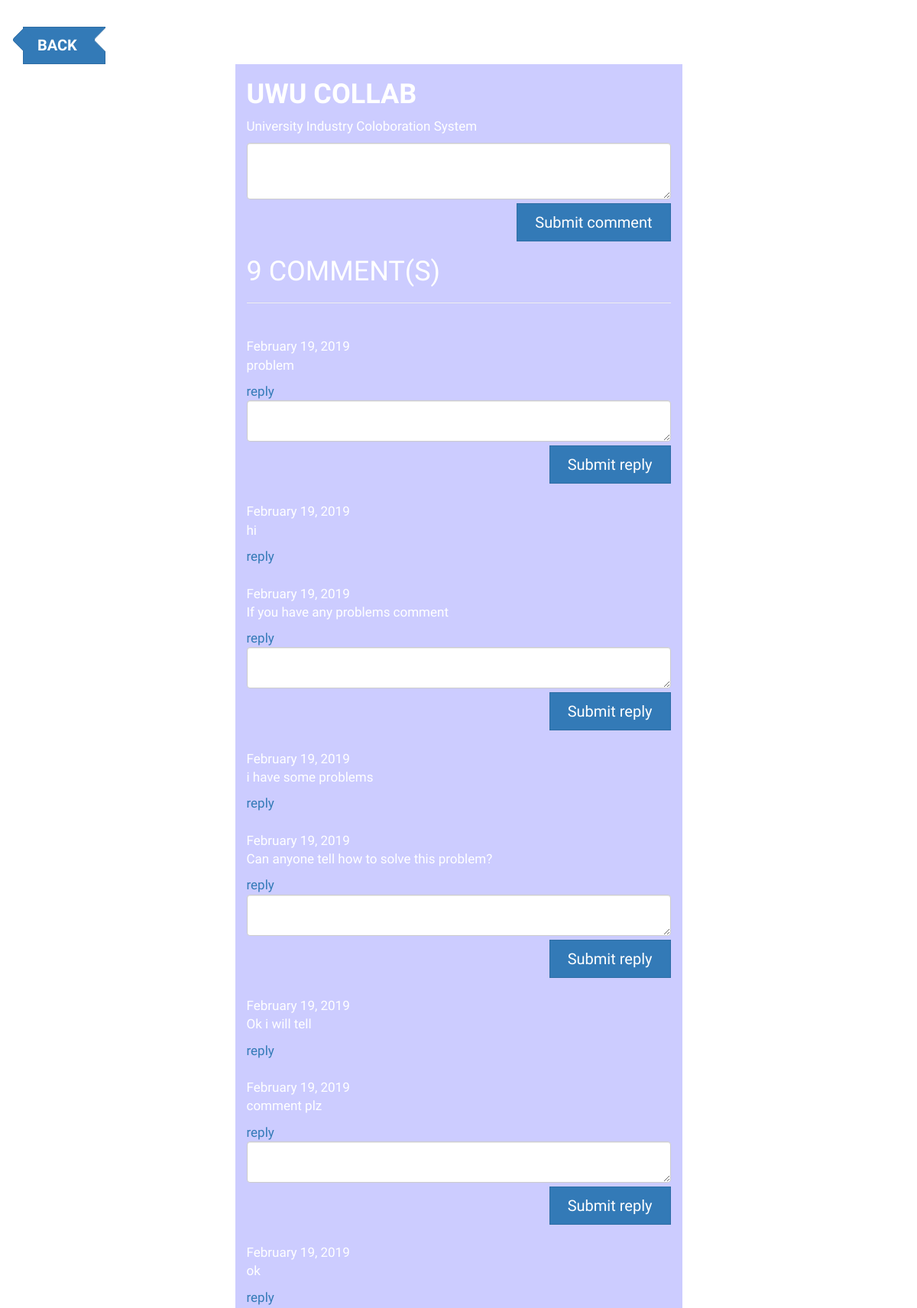
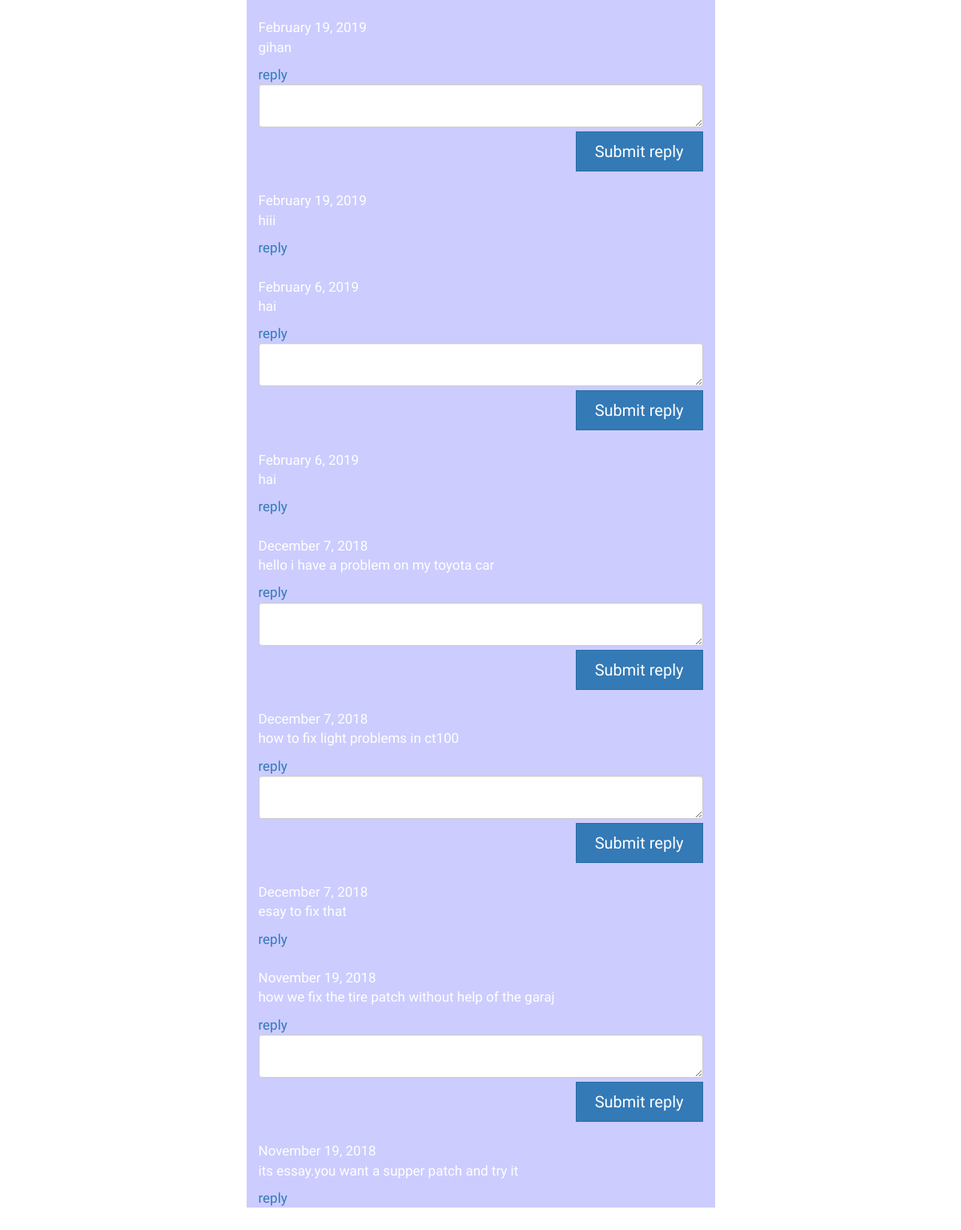
Screenshot of /comment-reply-system/post_details.php with the database file from the repository (2 pictures, top to bottom).
### tables this page shows
CREATE TABLE `comments` (
  `id` int(11) NOT NULL,
  `user_id` int(11) NOT NULL,
  `post_id` int(11) NOT NULL,
  `body` text NOT NULL,
  `created_at` timestamp NOT NULL DEFAULT CURRENT_TIMESTAMP ON UPDATE CURRENT_TIMESTAMP,
  `updated_at` timestamp NOT NULL DEFAULT '0000-00-00 00:00:00'
);

CREATE TABLE `replies` (
  `id` int(11) NOT NULL,
  `user_id` int(11) NOT NULL,
  `comment_id` int(11) NOT NULL,
  `body` text NOT NULL,
  `created_at` timestamp NOT NULL DEFAULT CURRENT_TIMESTAMP ON UPDATE CURRENT_TIMESTAMP,
  `updated_at` timestamp NOT NULL DEFAULT '0000-00-00 00:00:00'
);

### comment-reply-system/functions.php (called while the page is built, shortened)
<?php
	$db = mysqli_connect("localhost", "root", "", "uwu_collab");
	$post_query_result = mysqli_query($db, "SELECT * FROM posts WHERE id=1");
	$post = mysqli_fetch_assoc($post_query_result);
	$comments_query_result = mysqli_query($db, "SELECT * FROM comments WHERE post_id=" . $post['id'] . " ORDER BY created_at DESC");
	$comments = mysqli_fetch_all($comments_query_result, MYSQLI_ASSOC);
	function getRepliesByCommentId($id)
	{
		global $db;
		$result = mysqli_query($db, "SELECT * FROM replies WHERE comment_id=$id");
		$replies = mysqli_fetch_all($result, MYSQLI_ASSOC);
		return $replies;
	}

### comment-reply-system/post_details.php (the view, shortened to what this page needs)
<?php include('functions.php'); ?>
<!DOCTYPE html>
<html lang="en">
<head>
	<link rel="stylesheet" href="https://cdnjs.cloudflare.com/ajax/libs/twitter-bootstrap/3.3.7/css/bootstrap.min.css" />
	<link rel="stylesheet" href="main.css">
</head>
<body>
    <div class="containe">
        <a href="../index.php"><button type="button" class="btn btn-primary btn-arrow-left"><b>BACK</b></button></a>
	<div class="row">
            <div class="col-md-6 col-md-offset-3 post" style="background-color: #ccccff">
			<h2><b>UWU COLLAB</b></h2>
			<p><b></b>University Industry Coloboration System</p>
		</div>
            <div class="col-md-6 col-md-offset-3 comments-section"style="background-color: #ccccff">
			<?php if (isset($user_id)): ?>
				<form class="clearfix" action="post_details.php" method="post" id="comment_form">
					<textarea name="comment_text" id="comment_text" class="form-control" cols="30" rows="3"></textarea>
					<button class="btn btn-primary btn-sm pull-right" id="submit_comment">Submit comment</button>
				</form>
			<?php else: ?>
				<div class="well" style="margin-top: 20px;">
					<h4 class="text-center"><a href="#">Sign in</a> to post a comment</h4>
				</div>
			<?php endif ?>
			<h2><span id="comments_count"><?php echo count($comments) ?></span> Comment(s)</h2>
			<hr>
			<div id="comments-wrapper">
			<?php if (isset($comments)): ?>
				<?php foreach ($comments as $comment): ?>
				<div class="comment clearfix">
					<div class="comment-details">
						<span class="comment-date"><?php echo date("F j, Y ", strtotime($comment["created_at"])); ?></span>
						<p><?php echo $comment['body']; ?></p>
						<a class="reply-btn" href="#" data-id="<?php echo $comment['id']; ?>">reply</a>
					</div>
					<form action="post_details.php" class="reply_form clearfix" id="comment_reply_form_<?php echo $comment['id'] ?>" data-id="<?php echo $comment['id']; ?>">
						<textarea class="form-control" name="reply_text" id="reply_text" cols="30" rows="2"></textarea>
						<button class="btn btn-primary btn-xs pull-right submit-reply">Submit reply</button>
					</form>
					<?php $replies = getRepliesByCommentId($comment['id']) ?>
					<div class="replies_wrapper_<?php echo $comment['id']; ?>">
						<?php if (isset($replies)): ?>
							<?php foreach ($replies as $reply): ?>
								<div class="comment reply clearfix">
									<div class="comment-details">
										<span class="comment-date"><?php echo date("F j, Y ", strtotime($reply["created_at"])); ?></span>
										<p><?php echo $reply['body']; ?></p>
										<a class="reply-btn" href="#">reply</a>
									</div>
								</div>
							<?php endforeach ?>
				</div>
						<?php endif ?>
					</div>
				<?php endforeach ?>
			<?php else: ?>
				<h2>Be the first to comment on this post</h2>
			<?php endif ?>
			</div>
		</div>
	</div>
</div>
</body>
</html>

### css/main.css (style rules this page uses)
body { font-family: 'Dosis', sans-serif; font-size: 17px; color: #fff }
.btn { border-radius: 0; font-family: 'Yanone Kaffeesatz','sans-serif'; font-size: 20px; padding: 9px 23px; }
a { -webkit-transition: 300ms; -moz-transition: 300ms; -o-transition: 300ms; transition: 300ms; }
h1, h2, h3, h4, h5, h6 { font-family: 'Yanone Kaffeesatz', 'sans-serif'; font-weight: 300; text-transform: uppercase; }
h2 { font-size: 36px }

### comment-reply-system/post_details.php (style rules this page uses)
body { padding: 30px; }
.btn { margin-top: 5px; }
.btn-arrow-right, .btn-arrow-left { position: relative; padding-left: 18px; padding-right: 18px; }
.btn-arrow-left { padding-right: 36px; }
.btn-arrow-right:before, .btn-arrow-right:after, .btn-arrow-left:before, .btn-arrow-left:after { content: ""; position: absolute; top: 5px; width: 22px; height: 22px; background: inherit; border: inherit; border-left-color: transparent; border-bottom-color: transparent; border-radius: 0px 4px 0px 0px; -webkit-border-radius: 0px 4px 0px 0px; -moz-border-radius: 0px 4px 0px 0px; }
.btn-arrow-left:before, .btn-arrow-left:after { transform: rotate(225deg); -webkit-transform: rotate(225deg); -moz-transform: rotate(225deg); -o-transform: rotate(225deg); -ms-transform: rotate(225deg); }
.btn-arrow-right:before, .btn-arrow-left:before { left: -11px; }
.btn-arrow-right:after, .btn-arrow-left:after { right: -11px; }
.btn-arrow-right:after, .btn-arrow-left:before { z-index: 1; }
.btn-arrow-right:before, .btn-arrow-left:after { background-color: white; }

### rows the page displays
comments: created_at "February 19, 2019", body "problem"
replies: created_at "February 19, 2019", body "hi"
comments: created_at "February 19, 2019", body "If you have any problems comment"
replies: created_at "February 19, 2019", body "i have some problems"
comments: created_at "February 19, 2019", body "Can anyone tell how to solve this problem?"
replies: created_at "February 19, 2019", body "Ok i will tell"
comments: created_at "February 19, 2019", body "comment plz"
replies: created_at "February 19, 2019", body "ok"
comments: created_at "February 19, 2019", body "gihan"
replies: created_at "February 19, 2019", body "hiii"
comments: created_at "February 6, 2019", body "hai"
replies: created_at "February 6, 2019", body "hai"
comments: created_at "December 7, 2018", body "hello i have a problem on my toyota car"
comments: created_at "December 7, 2018", body "how to fix light problems in ct100"
replies: created_at "December 7, 2018", body "esay to fix that"
comments: created_at "November 19, 2018", body "how we fix the tire patch without help of the garaj"
replies: created_at "November 19, 2018", body "its essay.you want a supper patch and try it"

### other values shown
count($comments) "9"
